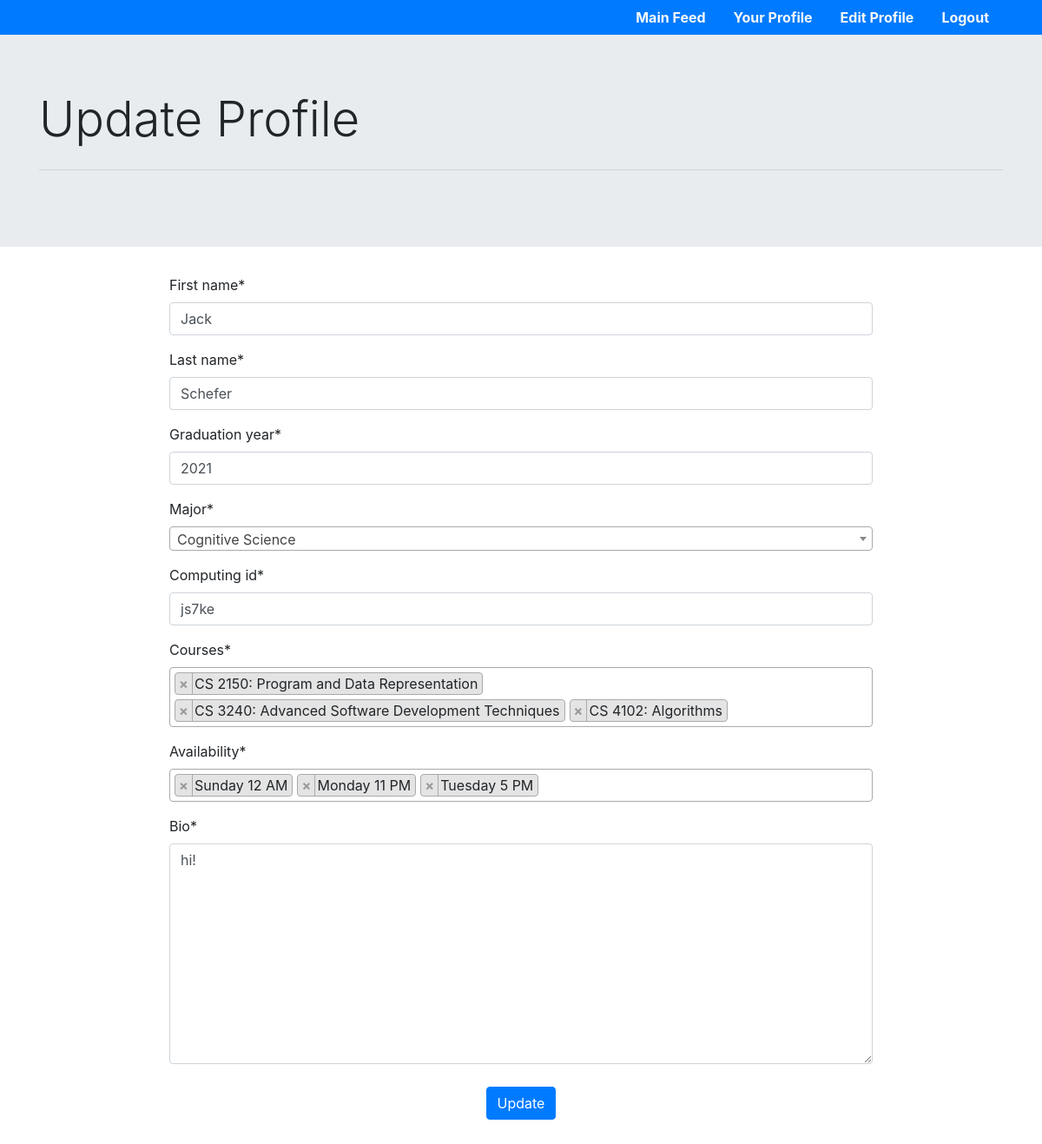
Before: /edit (signed in) with the older database file.
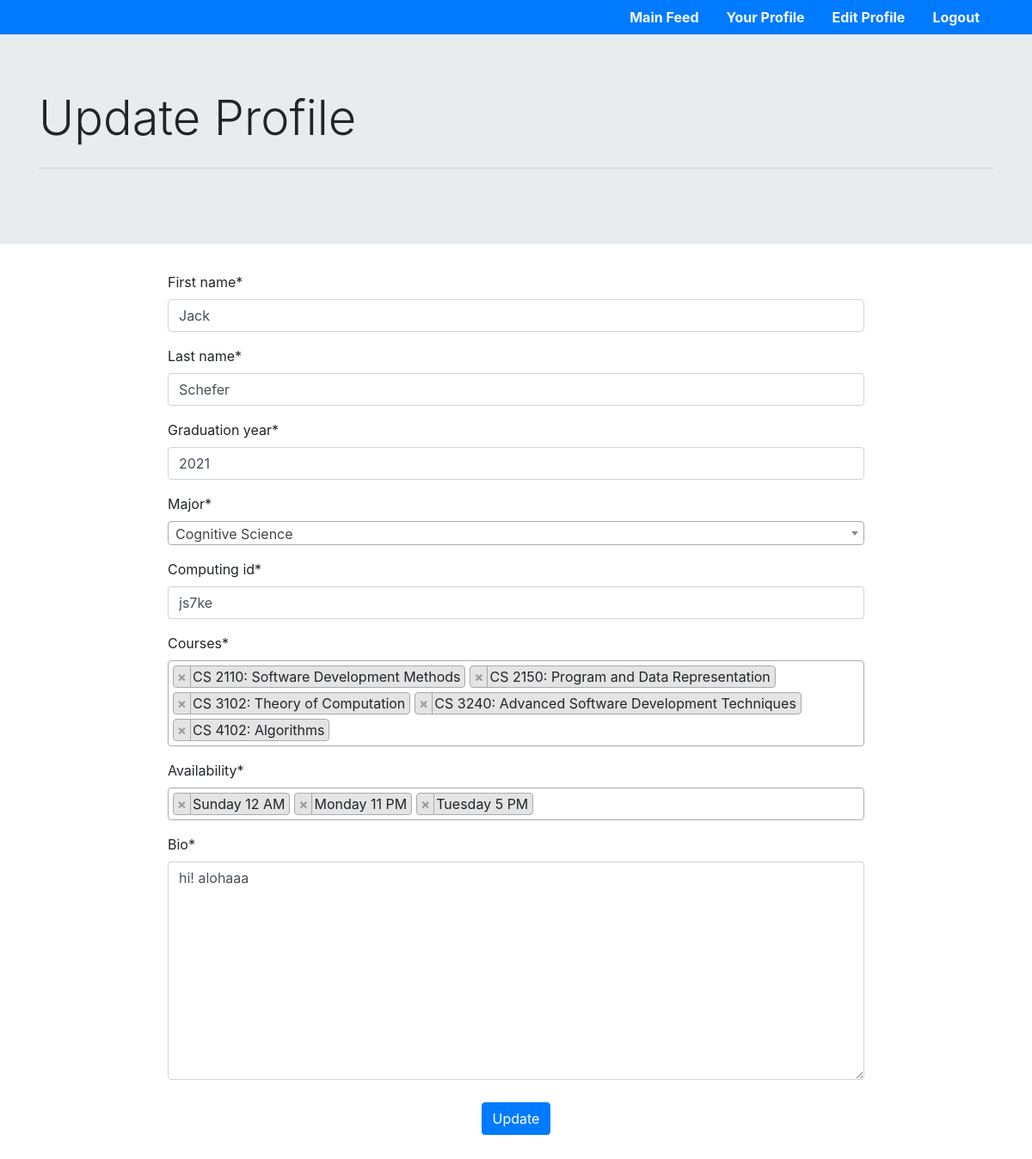
After: the same page with the newer database file.
### login/models.py (models this page shows, shortened)
class Profile(models.Model):
    user = models.OneToOneField(User, on_delete=models.CASCADE)
    first_name = models.CharField(max_length=50, default='')
    last_name = models.CharField(max_length=50, default='')
    graduation_year = models.PositiveSmallIntegerField(default=2000)
    major = models.CharField(max_length=100, choices=UVA_MAJOR_CHOICES, default='Undeclared')
    computing_id = models.CharField(max_length=7, default = '')
    courses = models.ManyToManyField(Course)
    bio = models.TextField(null=True)
    availability = models.ManyToManyField(Hour)
    people_who_I_like = models.ManyToManyField(Identifier, related_name = 'people_who_I_like')
    people_who_like_me = models.ManyToManyField(Identifier, related_name = 'people_who_like_me')

### pages/views.py (the view, shortened to what this page needs)
# urls.py: url(r'edit$', login_required(views.ProfileEditView.as_view()), name='edit_profile'),
class ProfileEditView(UpdateView):
    model = Profile
    form_class = ProfileEditForm
    template_name_suffix = '_update_form'
    def get_object(self):
        return self.request.user.profile

### pages/forms.py
class ProfileEditForm(ModelForm):
    class Meta:
        model = Profile
        fields = ['first_name', 'last_name', 'graduation_year', 'major', 'computing_id', 'courses', 'availability', 'bio']

### login/models.py (called while the page is built)
    def __str__(self):
        return self.display_text

    def __str__(self):
        return '{} {}: {}'.format(self.mnemonic, self.number, self.title)

### login/templates/login/profile_update_form.html (shortened to what this page needs)
{% extends 'pages/authenticated.html' %} {% load static %} {% load crispy_forms_tags %}  {% block content %}
<div>
    <div class="jumbotron jumbotron-fluid">
        <div class="container">
            <h1 class="display-4">Update Profile</h1>
            <hr class="my-4">
        </div>
    </div>
    <div class="container" style="padding-bottom: 50px; width: 70%;">
        <form method="post">
            {% csrf_token %} {{ form|crispy }}
            <center>
                <button type="submit" class="btn btn-primary" style="margin-top: 10px"> Update </button>
            </center>
        </form>
    </div>
</div>
{% endblock %}

### pages/templates/pages/authenticated.html
{% extends 'pages/base.html' %} {% block pagecontent %}
<div class="container-fluid bg-primary">
	<div class="container">
		<ul class="nav justify-content-end">
			<li class="nav-item">
				<a class="nav-link text-light font-weight-bold" href="{% url 'pages:feed' %} ">Main Feed</a>
			</li>
			<li class="nav-item">
				<a class="nav-link text-light font-weight-bold" href="{% url 'pages:profile' %}/{{request.user.profile.computing_id}} ">Your Profile</a>
			</li>
			<li class="nav-item">
				<a class="nav-link text-light font-weight-bold" href="{% url 'pages:edit_profile' %} ">Edit Profile</a>
			</li>
			<li class="nav-item">
				<a class="nav-link text-light font-weight-bold" href="{% url 'login:logout' %} ">Logout</a>
			</li>
		</ul>
	</div>
</div>
{% block content %} {% endblock %} {% endblock %}

### pages/templates/pages/base.html (shortened to what this page needs)
{% load static %}
<!DOCTYPE html>
<html>
	<head>
		<link rel="stylesheet" href="https://stackpath.bootstrapcdn.com/bootstrap/4.3.1/css/bootstrap.min.css">
		<link href="https://cdnjs.cloudflare.com/ajax/libs/select2/4.0.6-rc.0/css/select2.min.css" rel="stylesheet" />
		<link rel="stylesheet" type="text/css" href="{% static 'pages/style.css' %}">
	</head>
	<body>
		{% block pagecontent %}{% endblock%}
	</body>
<html>

Changed rows visible on the page:
changed Profile "Jack": bio "hi!" → "hi! alohaaa"
